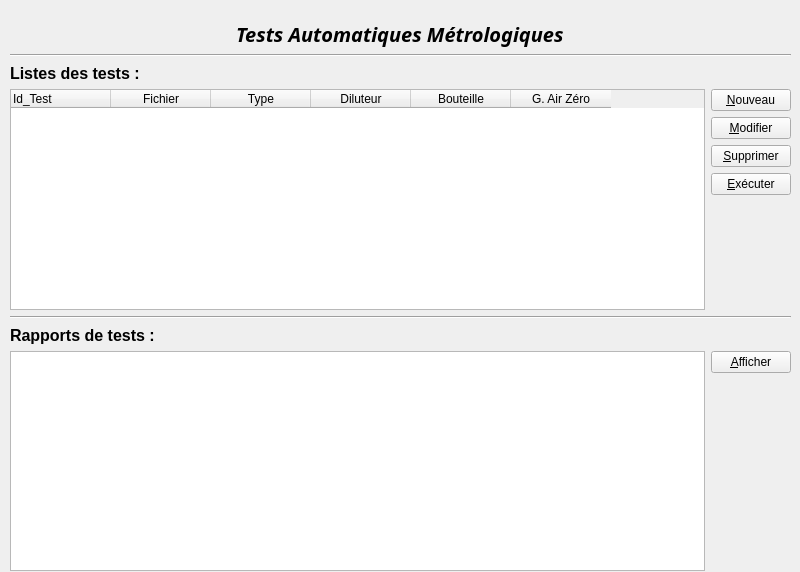
<?xml version="1.0" encoding="UTF-8"?>
<ui version="4.0">
 <class>HomeWidget</class>
 <widget class="QWidget" name="HomeWidget">
  <property name="geometry">
   <rect>
    <x>0</x>
    <y>0</y>
    <width>800</width>
    <height>572</height>
   </rect>
  </property>
  <property name="sizePolicy">
   <sizepolicy hsizetype="Fixed" vsizetype="Fixed">
    <horstretch>0</horstretch>
    <verstretch>0</verstretch>
   </sizepolicy>
  </property>
  <property name="windowTitle">
   <string>Form</string>
  </property>
  <widget class="QWidget" name="layoutWidget">
   <property name="geometry">
    <rect>
     <x>10</x>
     <y>20</y>
     <width>781</width>
     <height>551</height>
    </rect>
   </property>
   <layout class="QGridLayout" name="gridLayout">
    <item row="0" column="0">
     <layout class="QHBoxLayout" name="horizontalLayout_3">
      <item>
       <spacer name="horizontalSpacer">
        <property name="orientation">
         <enum>Qt::Horizontal</enum>
        </property>
        <property name="sizeHint" stdset="0">
         <size>
          <width>40</width>
          <height>20</height>
         </size>
        </property>
       </spacer>
      </item>
      <item>
       <widget class="QLabel" name="label">
        <property name="maximumSize">
         <size>
          <width>16777215</width>
          <height>200</height>
         </size>
        </property>
        <property name="font">
         <font>
          <family>Droid Serif</family>
          <pointsize>15</pointsize>
          <weight>75</weight>
          <italic>true</italic>
          <bold>true</bold>
         </font>
        </property>
        <property name="text">
         <string>Tests Automatiques Métrologiques</string>
        </property>
       </widget>
      </item>
      <item>
       <spacer name="horizontalSpacer_3">
        <property name="orientation">
         <enum>Qt::Horizontal</enum>
        </property>
        <property name="sizeHint" stdset="0">
         <size>
          <width>40</width>
          <height>20</height>
         </size>
        </property>
       </spacer>
      </item>
     </layout>
    </item>
    <item row="1" column="0">
     <widget class="Line" name="line_2">
      <property name="orientation">
       <enum>Qt::Horizontal</enum>
      </property>
     </widget>
    </item>
    <item row="2" column="0">
     <layout class="QHBoxLayout" name="horizontalLayout_4">
      <item>
       <widget class="QLabel" name="label_2">
        <property name="font">
         <font>
          <pointsize>12</pointsize>
          <weight>75</weight>
          <italic>false</italic>
          <bold>true</bold>
         </font>
        </property>
        <property name="text">
         <string>Listes des tests :</string>
        </property>
       </widget>
      </item>
      <item>
       <spacer name="horizontalSpacer_4">
        <property name="orientation">
         <enum>Qt::Horizontal</enum>
        </property>
        <property name="sizeHint" stdset="0">
         <size>
          <width>40</width>
          <height>20</height>
         </size>
        </property>
       </spacer>
      </item>
     </layout>
    </item>
    <item row="3" column="0">
     <layout class="QHBoxLayout" name="horizontalLayout">
      <item>
       <widget class="QTableWidget" name="tableWidget_TestXml">
        <property name="editTriggers">
         <set>QAbstractItemView::NoEditTriggers</set>
        </property>
        <property name="alternatingRowColors">
         <bool>true</bool>
        </property>
        <property name="selectionMode">
         <enum>QAbstractItemView::SingleSelection</enum>
        </property>
        <property name="selectionBehavior">
         <enum>QAbstractItemView::SelectRows</enum>
        </property>
        <column>
         <property name="text">
          <string>Id_Test</string>
         </property>
         <property name="textAlignment">
          <set>AlignLeft|AlignVCenter</set>
         </property>
        </column>
        <column>
         <property name="text">
          <string>Fichier</string>
         </property>
        </column>
        <column>
         <property name="text">
          <string>Type</string>
         </property>
        </column>
        <column>
         <property name="text">
          <string>Diluteur</string>
         </property>
        </column>
        <column>
         <property name="text">
          <string>Bouteille</string>
         </property>
        </column>
        <column>
         <property name="text">
          <string>G. Air Zéro</string>
         </property>
        </column>
       </widget>
      </item>
      <item>
       <layout class="QVBoxLayout" name="verticalLayout">
        <item>
         <widget class="QPushButton" name="button_Nouveau">
          <property name="text">
           <string>&amp;Nouveau</string>
          </property>
         </widget>
        </item>
        <item>
         <widget class="QPushButton" name="button_Modifier">
          <property name="text">
           <string>&amp;Modifier</string>
          </property>
         </widget>
        </item>
        <item>
         <widget class="QPushButton" name="button_Supprimer">
          <property name="text">
           <string>&amp;Supprimer</string>
          </property>
         </widget>
        </item>
        <item>
         <widget class="QPushButton" name="button_Executer">
          <property name="text">
           <string>&amp;Exécuter</string>
          </property>
         </widget>
        </item>
        <item>
         <spacer name="verticalSpacer">
          <property name="orientation">
           <enum>Qt::Vertical</enum>
          </property>
          <property name="sizeHint" stdset="0">
           <size>
            <width>20</width>
            <height>40</height>
           </size>
          </property>
         </spacer>
        </item>
       </layout>
      </item>
     </layout>
    </item>
    <item row="4" column="0">
     <widget class="Line" name="line">
      <property name="orientation">
       <enum>Qt::Horizontal</enum>
      </property>
     </widget>
    </item>
    <item row="5" column="0">
     <layout class="QHBoxLayout" name="horizontalLayout_5">
      <item>
       <widget class="QLabel" name="label_3">
        <property name="font">
         <font>
          <pointsize>12</pointsize>
          <weight>75</weight>
          <italic>false</italic>
          <bold>true</bold>
         </font>
        </property>
        <property name="text">
         <string>Rapports de tests :</string>
        </property>
       </widget>
      </item>
      <item>
       <spacer name="horizontalSpacer_5">
        <property name="orientation">
         <enum>Qt::Horizontal</enum>
        </property>
        <property name="sizeHint" stdset="0">
         <size>
          <width>40</width>
          <height>20</height>
         </size>
        </property>
       </spacer>
      </item>
     </layout>
    </item>
    <item row="6" column="0">
     <layout class="QVBoxLayout" name="verticalLayout_2"/>
    </item>
    <item row="7" column="0">
     <layout class="QHBoxLayout" name="horizontalLayout_2">
      <item>
       <widget class="QListView" name="listView_Rapports">
        <property name="editTriggers">
         <set>QAbstractItemView::NoEditTriggers</set>
        </property>
        <property name="alternatingRowColors">
         <bool>true</bool>
        </property>
        <property name="selectionBehavior">
         <enum>QAbstractItemView::SelectRows</enum>
        </property>
       </widget>
      </item>
      <item>
       <layout class="QVBoxLayout" name="verticalLayout_3">
        <item>
         <widget class="QPushButton" name="button_Afficher">
          <property name="text">
           <string>&amp;Afficher</string>
          </property>
         </widget>
        </item>
        <item>
         <spacer name="verticalSpacer_2">
          <property name="orientation">
           <enum>Qt::Vertical</enum>
          </property>
          <property name="sizeHint" stdset="0">
           <size>
            <width>20</width>
            <height>40</height>
           </size>
          </property>
         </spacer>
        </item>
       </layout>
      </item>
     </layout>
    </item>
   </layout>
  </widget>
 </widget>
 <resources/>
 <connections/>
</ui>
